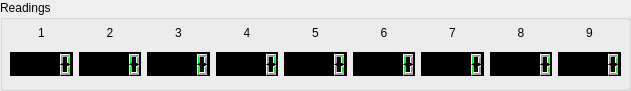
      <widget class="QGroupBox" name="Readings">
       <property name="geometry">
        <rect>
         <x>10</x>
         <y>370</y>
         <width>631</width>
         <height>91</height>
        </rect>
       </property>
       <property name="title">
        <string>Readings</string>
       </property>
       <widget class="QWidget" name="gridLayoutWidget_4">
        <property name="geometry">
         <rect>
          <x>10</x>
          <y>20</y>
          <width>611</width>
          <height>61</height>
         </rect>
        </property>
        <layout class="QGridLayout" name="gridLayout_5">
         <item row="0" column="3">
          <widget class="QLabel" name="LCD4_label">
           <property name="maximumSize">
            <size>
             <width>16777215</width>
             <height>16</height>
            </size>
           </property>
           <property name="text">
            <string>4</string>
           </property>
           <property name="alignment">
            <set>Qt::AlignCenter</set>
           </property>
          </widget>
         </item>
         <item row="2" column="2">
          <widget class="QLCDNumber" name="lcd3">
           <property name="sizePolicy">
            <sizepolicy hsizetype="Ignored" vsizetype="Ignored">
             <horstretch>0</horstretch>
             <verstretch>0</verstretch>
            </sizepolicy>
           </property>
           <property name="maximumSize">
            <size>
             <width>200</width>
             <height>24</height>
            </size>
           </property>
           <property name="styleSheet">
            <string notr="true">color:rgb(0, 255, 0);
background-color:rgb(0, 0, 0);
</string>
           </property>
           <property name="digitCount">
            <number>5</number>
           </property>
          </widget>
         </item>
         <item row="0" column="1">
          <widget class="QLabel" name="LCD2_label">
           <property name="maximumSize">
            <size>
             <width>16777215</width>
             <height>16</height>
            </size>
           </property>
           <property name="text">
            <string>2</string>
           </property>
           <property name="alignment">
            <set>Qt::AlignCenter</set>
           </property>
          </widget>
         </item>
         <item row="2" column="1">
          <widget class="QLCDNumber" name="lcd2">
           <property name="sizePolicy">
            <sizepolicy hsizetype="Ignored" vsizetype="Ignored">
             <horstretch>0</horstretch>
             <verstretch>0</verstretch>
            </sizepolicy>
           </property>
           <property name="maximumSize">
            <size>
             <width>200</width>
             <height>24</height>
            </size>
           </property>
           <property name="styleSheet">
            <string notr="true">color:rgb(0, 255, 0);
background-color:rgb(0, 0, 0);
</string>
           </property>
           <property name="digitCount">
            <number>5</number>
           </property>
          </widget>
         </item>
         <item row="2" column="4">
          <widget class="QLCDNumber" name="lcd5">
           <property name="sizePolicy">
            <sizepolicy hsizetype="Ignored" vsizetype="Ignored">
             <horstretch>0</horstretch>
             <verstretch>0</verstretch>
            </sizepolicy>
           </property>
           <property name="maximumSize">
            <size>
             <width>200</width>
             <height>24</height>
            </size>
           </property>
           <property name="font">
            <font>
             <family>MS Shell Dlg 2</family>
             <pointsize>8</pointsize>
             <weight>50</weight>
             <italic>false</italic>
             <bold>false</bold>
            </font>
           </property>
           <property name="styleSheet">
            <string notr="true">color:rgb(0, 255, 0);
background-color:rgb(0, 0, 0);
</string>
           </property>
           <property name="digitCount">
            <number>5</number>
           </property>
          </widget>
         </item>
         <item row="0" column="2">
          <widget class="QLabel" name="LCD3_label">
           <property name="maximumSize">
            <size>
             <width>16777215</width>
             <height>16</height>
            </size>
           </property>
           <property name="text">
            <string>3</string>
           </property>
           <property name="alignment">
            <set>Qt::AlignCenter</set>
           </property>
          </widget>
         </item>
         <item row="0" column="4">
          <widget class="QLabel" name="LCD5_label">
           <property name="maximumSize">
            <size>
             <width>16777215</width>
             <height>16</height>
            </size>
           </property>
           <property name="text">
            <string>5</string>
           </property>
           <property name="alignment">
            <set>Qt::AlignCenter</set>
           </property>
          </widget>
         </item>
         <item row="2" column="3">
          <widget class="QLCDNumber" name="lcd4">
           <property name="sizePolicy">
            <sizepolicy hsizetype="Ignored" vsizetype="Ignored">
             <horstretch>0</horstretch>
             <verstretch>0</verstretch>
            </sizepolicy>
           </property>
           <property name="maximumSize">
            <size>
             <width>200</width>
             <height>24</height>
            </size>
           </property>
           <property name="styleSheet">
            <string notr="true">color:rgb(0, 255, 0);
background-color:rgb(0, 0, 0);
</string>
           </property>
           <property name="digitCount">
            <number>5</number>
           </property>
          </widget>
         </item>
         <item row="2" column="0">
          <widget class="QLCDNumber" name="lcd1">
           <property name="sizePolicy">
            <sizepolicy hsizetype="Ignored" vsizetype="Ignored">
             <horstretch>0</horstretch>
             <verstretch>0</verstretch>
            </sizepolicy>
           </property>
           <property name="maximumSize">
            <size>
             <width>200</width>
             <height>24</height>
            </size>
           </property>
           <property name="styleSheet">
            <string notr="true">color:rgb(0, 255, 0);
background-color:rgb(0,0,0);</string>
           </property>
           <property name="smallDecimalPoint">
            <bool>false</bool>
           </property>
           <property name="digitCount">
            <number>5</number>
           </property>
          </widget>
         </item>
         <item row="2" column="5">
          <widget class="QLCDNumber" name="lcd6">
           <property name="sizePolicy">
            <sizepolicy hsizetype="Ignored" vsizetype="Ignored">
             <horstretch>0</horstretch>
             <verstretch>0</verstretch>
            </sizepolicy>
           </property>
           <property name="maximumSize">
            <size>
             <width>200</width>
             <height>24</height>
            </size>
           </property>
           <property name="styleSheet">
            <string notr="true">color:rgb(0, 255, 0);
background-color:rgb(0, 0, 0);
</string>
           </property>
           <property name="digitCount">
            <number>5</number>
           </property>
          </widget>
         </item>
         <item row="0" column="5">
          <widget class="QLabel" name="LCD6_label">
           <property name="maximumSize">
            <size>
             <width>16777215</width>
             <height>16</height>
            </size>
           </property>
           <property name="text">
            <string>6</string>
           </property>
           <property name="alignment">
            <set>Qt::AlignCenter</set>
           </property>
          </widget>
         </item>
         <item row="2" column="6">
          <widget class="QLCDNumber" name="lcd7">
           <property name="sizePolicy">
            <sizepolicy hsizetype="Ignored" vsizetype="Ignored">
             <horstretch>0</horstretch>
             <verstretch>0</verstretch>
            </sizepolicy>
           </property>
           <property name="maximumSize">
            <size>
             <width>200</width>
             <height>24</height>
            </size>
           </property>
           <property name="font">
            <font>
             <family>MS Shell Dlg 2</family>
             <pointsize>8</pointsize>
             <weight>50</weight>
             <italic>false</italic>
             <bold>false</bold>
            </font>
           </property>
           <property name="styleSheet">
            <string notr="true">color:rgb(0, 255, 0);
background-color:rgb(0, 0, 0);
</string>
           </property>
           <property name="digitCount">
            <number>5</number>
           </property>
          </widget>
         </item>
         <item row="0" column="6">
          <widget class="QLabel" name="LCD7_label">
           <property name="maximumSize">
            <size>
             <width>16777215</width>
             <height>16</height>
            </size>
           </property>
           <property name="text">
            <string>7</string>
           </property>
           <property name="alignment">
            <set>Qt::AlignCenter</set>
           </property>
          </widget>
         </item>
         <item row="0" column="0">
          <widget class="QLabel" name="LCD1_label">
           <property name="maximumSize">
            <size>
             <width>16777215</width>
             <height>16</height>
            </size>
           </property>
           <property name="text">
            <string>1</string>
           </property>
           <property name="alignment">
            <set>Qt::AlignCenter</set>
           </property>
          </widget>
         </item>
         <item row="2" column="7">
          <widget class="QLCDNumber" name="lcd8">
           <property name="sizePolicy">
            <sizepolicy hsizetype="Ignored" vsizetype="Ignored">
             <horstretch>0</horstretch>
             <verstretch>0</verstretch>
            </sizepolicy>
           </property>
           <property name="maximumSize">
            <size>
             <width>200</width>
             <height>24</height>
            </size>
           </property>
           <property name="font">
            <font>
             <family>MS Shell Dlg 2</family>
             <pointsize>8</pointsize>
             <weight>50</weight>
             <italic>false</italic>
             <bold>false</bold>
            </font>
           </property>
           <property name="styleSheet">
            <string notr="true">color:rgb(0, 255, 0);
background-color:rgb(0, 0, 0);
</string>
           </property>
           <property name="digitCount">
            <number>5</number>
           </property>
          </widget>
         </item>
         <item row="0" column="7">
          <widget class="QLabel" name="LCD8_label">
           <property name="maximumSize">
            <size>
             <width>16777215</width>
             <height>16</height>
            </size>
           </property>
           <property name="text">
            <string>8</string>
           </property>
           <property name="alignment">
            <set>Qt::AlignCenter</set>
           </property>
          </widget>
         </item>
         <item row="2" column="8">
          <widget class="QLCDNumber" name="lcd9">
           <property name="sizePolicy">
            <sizepolicy hsizetype="Ignored" vsizetype="Ignored">
             <horstretch>0</horstretch>
             <verstretch>0</verstretch>
            </sizepolicy>
           </property>
           <property name="maximumSize">
            <size>
             <width>200</width>
             <height>24</height>
            </size>
           </property>
           <property name="font">
            <font>
             <family>MS Shell Dlg 2</family>
             <pointsize>8</pointsize>
             <weight>50</weight>
             <italic>false</italic>
             <bold>false</bold>
            </font>
           </property>
           <property name="styleSheet">
            <string notr="true">color:rgb(0, 255, 0);
background-color:rgb(0, 0, 0);
</string>
           </property>
           <property name="digitCount">
            <number>5</number>
           </property>
          </widget>
         </item>
         <item row="0" column="8">
          <widget class="QLabel" name="LCD9_label">
           <property name="maximumSize">
            <size>
             <width>16777215</width>
             <height>16</height>
            </size>
           </property>
           <property name="text">
            <string>9</string>
           </property>
           <property name="alignment">
            <set>Qt::AlignCenter</set>
           </property>
          </widget>
         </item>
        </layout>
       </widget>
      </widget>
